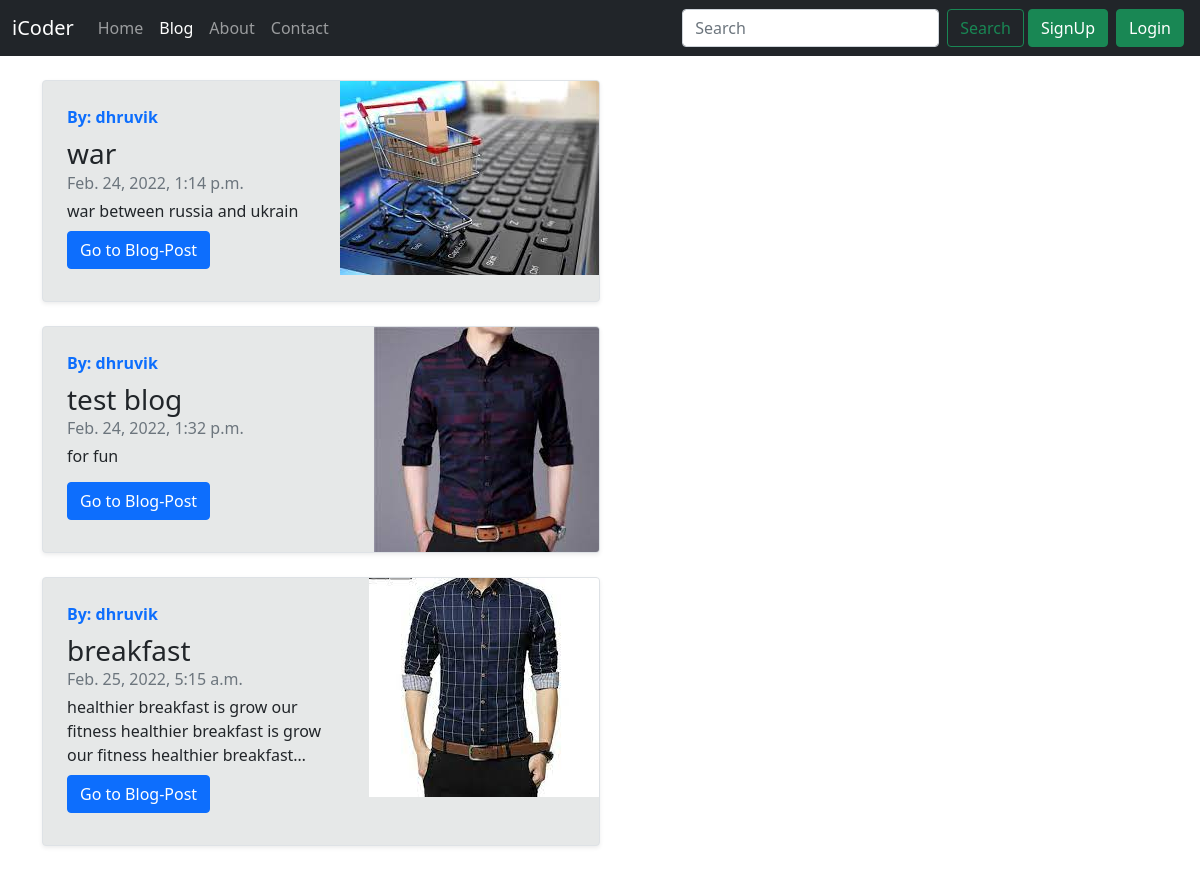
Screenshot of /blog/ with the database file from the repository.
### blog/models.py (models this page shows, shortened)
class blogpost(models.Model):
    srno=models.AutoField(primary_key=True)
    title=models.CharField(max_length=1000)
    content=models.TextField()
    author=models.CharField(max_length=50)
    slug=models.CharField(max_length=100)
    time=models.DateTimeField(blank=True)
    image=models.ImageField(upload_to='blog/images')

### blog/views.py (the view)
# urls.py: path('',views.bloghome,name='bloghome'),
def bloghome(request):
    blogs=blogpost.objects.all()
    params={'blogs':blogs}
    return render(request, 'blog/bloghome.html',params)

### templates/blog/bloghome.html (shortened to what this page needs)
{% extends 'base.html' %}
{% block blog %}active{% endblock blog %}
{% block body %}
<div class="container my-4">
    <div class="col-md-6">
    {% for blogs in blogs %}
        <div class="row g-0 border rounded overflow-hidden flex-md-row mb-4 shadow-sm h-md-250 position-relative" style="background-color:#e6e8e8">
          <div class="col p-4 d-flex flex-column position-static">
            <strong class="d-inline-block mb-2 text-primary">By: {{blogs.author}}</strong>
            <h3 class="mb-0">{{blogs.title}}</h3>
            <div class="mb-1 text-muted">{{blogs.time}}</div>
            <p class="card-text mb-auto">{{blogs.content|truncatechars:100}}</p>
            <div class="container my-2">
            <a href="/blog/{{blogs.slug}}"  class="btn btn-primary">Go to Blog-Post</a></div>
          </div>
          <div class="col-auto d-none d-lg-block">
              <img src="/media/{{blogs.image}}" alt="not load" >
          </div>
        </div>
        {% if forloop.counter|divisibleby:2 %}
      </div><div class="col-md-6">
      {% endif %}
      {% endfor %}
</div>
{% endblock body %}

### rows the page displays
blogpost: author "dhruvik", title "war", time "Feb. 24, 2022, 1:14 p.m.", content "war between russia and ukrain", image (picture)
blogpost: author "dhruvik", title "test blog", time "Feb. 24, 2022, 1:32 p.m.", content "for fun", image (picture)
blogpost: author "dhruvik", title "breakfast", time "Feb. 25, 2022, 5:15 a.m.", content "healthier breakfast is grow our fitness healthier breakfast is grow our fitness healthier breakfast…", image (picture)
